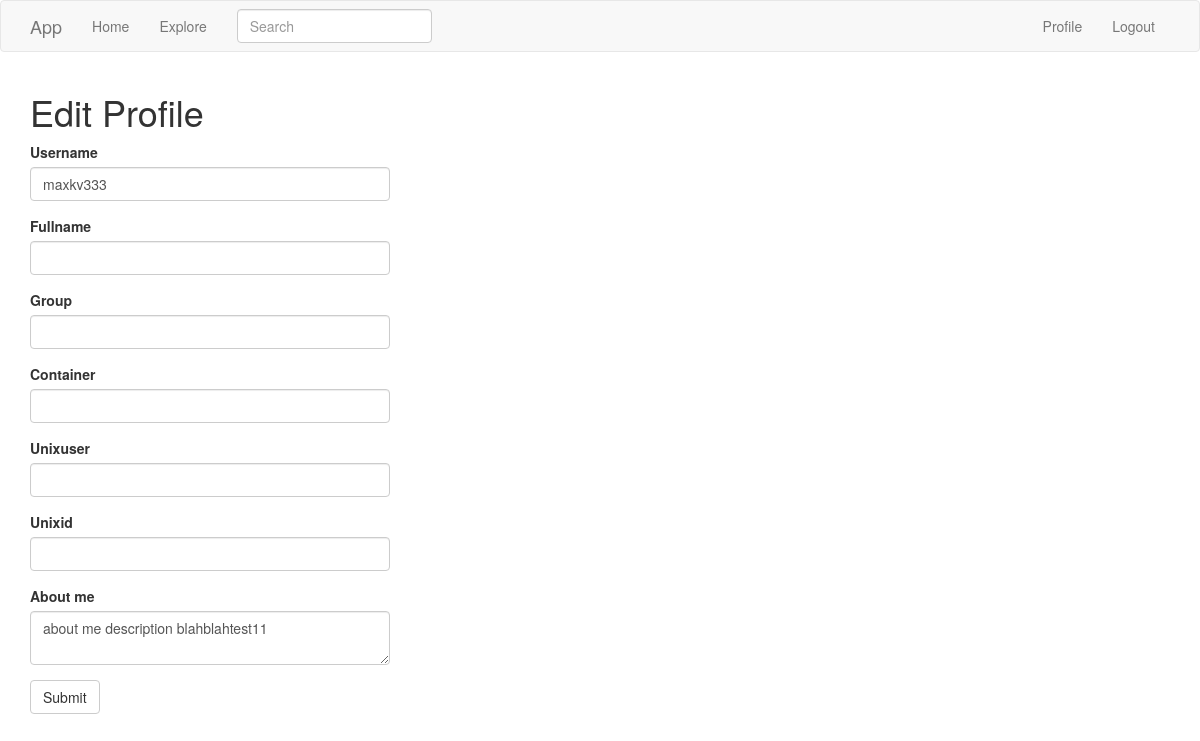
/edit_profile (signed in), run on an earlier commit of the app's database.
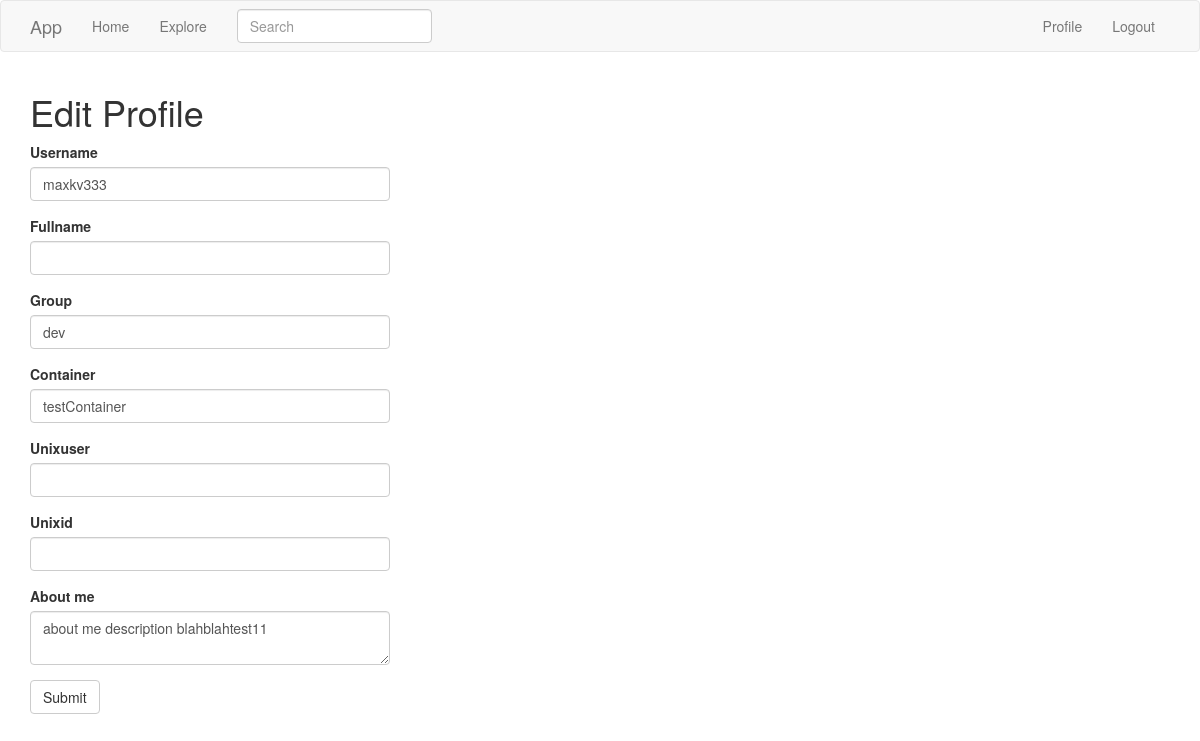
And on a later commit of the database.
### app/models.py (models this page shows, shortened)
class User(UserMixin, db.Model):
    id = db.Column(db.Integer, primary_key=True)
    username = db.Column(db.String(64), index=True, unique=True)
    fullname = db.Column(db.String(120))
    email = db.Column(db.String(120), index=True, unique=True)
    password_hash = db.Column(db.String(128))
    posts = db.relationship('Post', backref='author', lazy='dynamic')
    about_me = db.Column(db.String(140))
    group = db.Column(db.String(120))
    unixuser = db.Column(db.String(120))
    unixid = db.Column(db.String(120))
    container = db.Column(db.String(120))
    last_seen = db.Column(db.DateTime, default=datetime.utcnow)
    followed = db.relationship(
        'User', secondary=followers,
        primaryjoin=(followers.c.follower_id == id),
        secondaryjoin=(followers.c.followed_id == id),
        backref=db.backref('followers', lazy='dynamic'), lazy='dynamic')

### app/main/routes.py (the view)
@bp.route('/edit_profile', methods=['GET', 'POST'])
@login_required
def edit_profile():
    form = EditProfileForm(current_user.username)
    if form.validate_on_submit():
        current_user.username = form.username.data
        current_user.about_me = form.about_me.data
        current_user.fullname = form.fullname.data
        current_user.group = form.group.data
        current_user.unixuser = form.unixuser.data
        current_user.unixid = form.unixid.data
        current_user.container = form.container.data
        db.session.commit()
        flash(_('Your changes have been saved.'))
        return redirect(url_for('main.edit_profile'))
    elif request.method == 'GET':
        form.username.data = current_user.username
        form.about_me.data = current_user.about_me
        form.fullname.data = current_user.fullname
        form.group.data = current_user.group
        form.unixuser.data = current_user.unixuser
        form.unixid.data = current_user.unixid
        form.container.data = current_user.container
    return render_template('edit_profile.html', title=_('Edit Profile'),
                           form=form)

### app/main/forms.py (shortened to what this page needs)
class SearchForm(FlaskForm):
    q = StringField(_l('Search'), validators=[DataRequired()])
    def __init__(self, *args, **kwargs):
        if 'formdata' not in kwargs:
            kwargs['formdata'] = request.args
        if 'csrf_enabled' not in kwargs:
            kwargs['csrf_enabled'] = False
        super(SearchForm, self).__init__(*args, **kwargs)

class EditProfileForm(FlaskForm):
    username = StringField(_l('Username'), validators=[DataRequired()])
    fullname = StringField('Fullname', validators=[Length(min=0, max=120)])
    group = StringField('Group', validators=[Length(min=0, max=120)])
    container = StringField('Container', validators=[Length(min=0, max=120)])
    unixuser = StringField('Unixuser', validators=[Length(min=0, max=120)])
    unixid = StringField('Unixid', validators=[Length(min=0, max=120)])
    about_me = TextAreaField('About me', validators=[Length(min=0, max=140)])
    submit = SubmitField(_l('Submit'))
    def __init__(self, original_username, *args, **kwargs):
        super(EditProfileForm, self).__init__(*args, **kwargs)
        self.original_username = original_username

### app/models.py (called while the page is built)
@login.user_loader
def load_user(id):
    return User.query.get(int(id))

### app/templates/edit_profile.html
{% extends "base.html" %}
{% import 'bootstrap/wtf.html' as wtf %}
{% block app_content %}
    <h1>{{ _('Edit Profile') }}</h1>
    <div class="row">
        <div class="col-md-4">
            {{ wtf.quick_form(form) }}
        </div>
    </div>
{% endblock %}

What changed in the data, as far as the page shows it:
changed User "maxkv333": group (not shown) → "dev"; container (not shown) → "testContainer"
